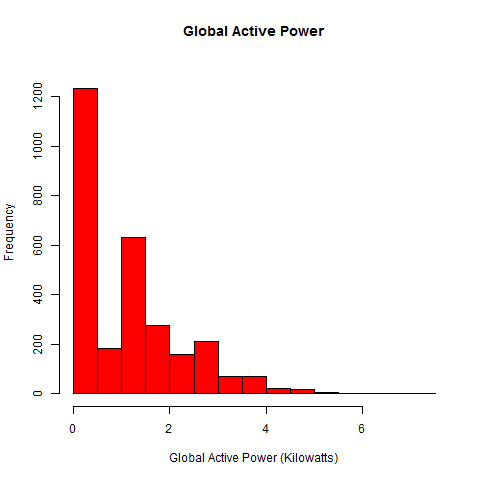

Write R code to recreate this figure.
library(sqldf)

data<-read.csv.sql("project_1.txt",sql="select * from file where Date='1/2/2007' OR Date='2/2/2007'",header=T,sep=";")




png(filename="plot1.png")

hist(data[,3],breaks=12,xlab="Global Active Power (Kilowatts)",main="Global Active Power", ylim=c(0,1300),col="red")

dev.off()
